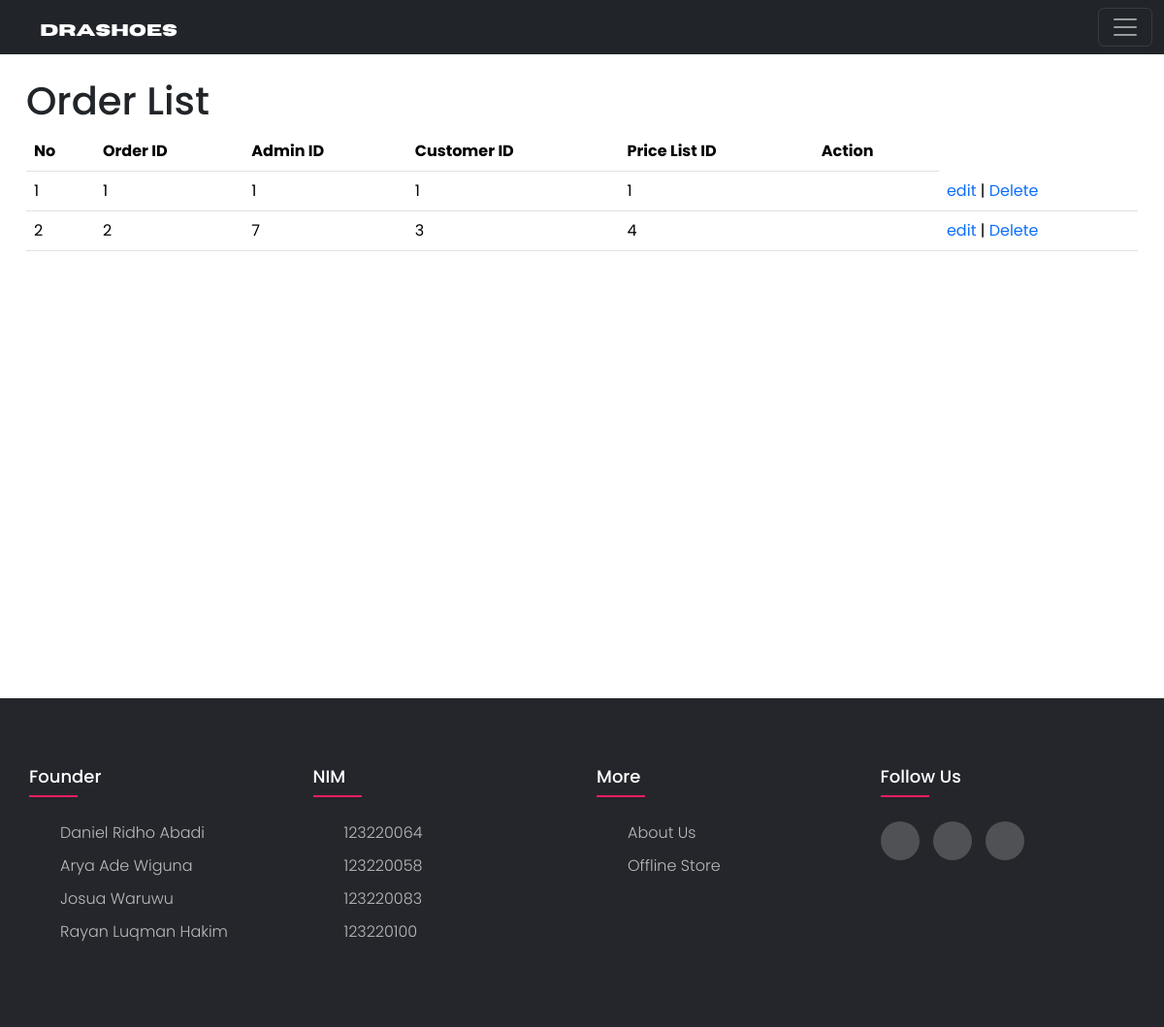
The app's page /admin/data_orders.php (signed in) with its own data.
### tables this page shows
CREATE TABLE `orders` (
  `id_orders` int(11) NOT NULL,
  `id_admin` int(11) NOT NULL,
  `id_cust` int(11) NOT NULL,
  `id_pricelist` int(11) NOT NULL
);

### admin/data_orders.php (the view, shortened to what this page needs)
<!doctype html>
<html lang="en">
  <head>
    <link href="https://cdn.jsdelivr.net/npm/bootstrap@5.3.2/dist/css/bootstrap.min.css" rel="stylesheet">
</head>
  <body>
  <?php $j=1;?>
  <?php include 'navbar.php'; ?>
  <div class="home">
    <div class="container mt-5">
        <div class="header">
            <h1>Order List</h1>
        </div>
        <div class="tabel">
            <div class="table-responsive">
                <table class="table align-middle" style="text-decoration: none;">
                    <thead>
                        <tr>
                            <th>No</th>
                            <th>Order ID</th>
                            <th>Admin ID</th>
                            <th>Customer ID</th>
                            <th>Price List ID</th>
                            <th>Action</th>
                        </tr>
                    </thead>
                    <tbody>
                    <?php
                    include '../koneksi.php';
                    $query=mysqli_query($konek,"select * from orders");
                    while($data=mysqli_fetch_array($query)){
                    ?>
                        <tr>
                            <td> <?php echo $j++ ?></td>
                            <td><?php echo $data['id_orders']; ?></td>
                            <td><?php echo $data['id_admin']; ?></td>
                            <td><?php echo $data['id_cust']; ?></td>
                            <td><?php echo $data['id_pricelist']; ?></td>
                            <td>
                            <td>
                                <a href=edit_order.php?id_orders=<?php echo $data['id_orders'];?> style="text-decoration:none;">edit</a> |
                                <a href=hapus_order.php?id_orders=<?php echo $data['id_orders'];?> style="text-decoration:none" onClick="return confirm('Are you sure want to delete this menu?')">Delete</a>
                            </td>
                            <?php } ?>
                        </tr>
                    </tbody>
                </table>
            </div>
        </div>
    </div>
  </div>
  <?php include 'footer.php'; ?>
</body>
</html>

### admin/footer.css (style rules this page uses)
body { line-height: 1.5; font-family: 'Poppins', sans-serif; }
* { margin:0; padding:0; box-sizing: border-box; }
.container { max-width: 1170px; margin:auto; }

### admin/data_orders.php (style rules this page uses)
* { font-family: Poppins; }
.home { margin-top: 10vh; margin-bottom: 30vh; height: 50vh; }

### records on screen
orders: id_orders "1", id_admin "1", id_cust "1", id_pricelist "1"
orders: id_orders "2", id_admin "7", id_cust "3", id_pricelist "4"
